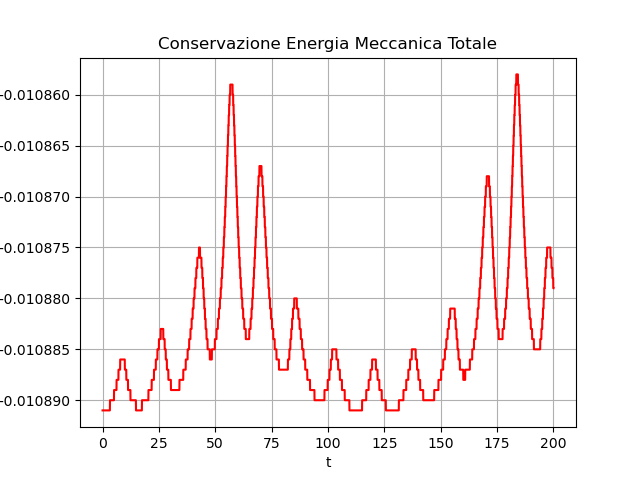

Source code (Python):
import matplotlib.pyplot as plt
import numpy as np

dati = np.loadtxt ('traiettorie.txt', unpack = True, usecols = (0, 10))
plt.plot(dati[0], dati[1], color = 'red')
plt.xlabel('t')
plt.ylabel('E')
plt.title('Conservazione Energia Meccanica Totale')
plt.grid()
plt.savefig ('energia.png')
plt.show()
